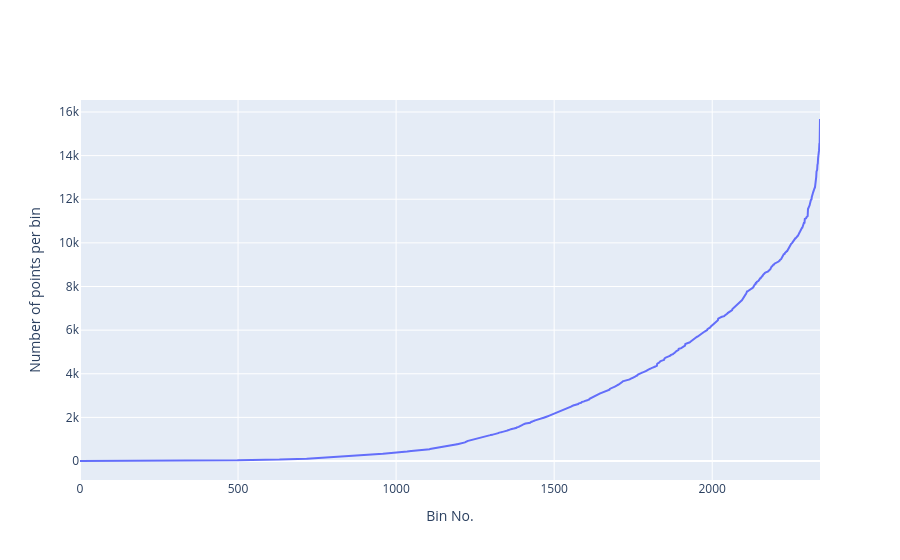

Notebook cell for this chart:
### Code cell
_ = profileNo_vs_xy_bins(df_sampled, n_x_bins=100, n_y_bins=100, show_threshold=False, threshold_quantile=0.95, projection='npstere')

### Figure 1 — Plotly figure (JSON) as saved in the notebook; plotly's stock layout.template omitted (floating-point values rounded to 4 significant figures; data arrays with more than 128 entries replaced by an {"elided": "..."} marker saying what was removed)
{"data": [{"type": "scatter", "x": {"elided": "2342 int values"}, "y": {"elided": "2342 int values"}}], "layout": {"xaxis": {"title": {"text": "Bin No."}}, "yaxis": {"title": {"text": "Number of points per bin"}}}}
